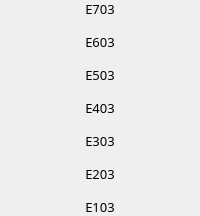
                            <widget class="QFrame" name="frame_76">
                             <property name="frameShape">
                              <enum>QFrame::NoFrame</enum>
                             </property>
                             <property name="frameShadow">
                              <enum>QFrame::Raised</enum>
                             </property>
                             <layout class="QVBoxLayout" name="verticalLayout_82">
                              <property name="spacing">
                               <number>15</number>
                              </property>
                              <property name="leftMargin">
                               <number>0</number>
                              </property>
                              <property name="topMargin">
                               <number>0</number>
                              </property>
                              <property name="rightMargin">
                               <number>0</number>
                              </property>
                              <property name="bottomMargin">
                               <number>0</number>
                              </property>
                              <item>
                               <widget class="QLabel" name="label_e703">
                                <property name="font">
                                 <font>
                                  <family>Mitr SemiBold</family>
                                  <pointsize>10</pointsize>
                                 </font>
                                </property>
                                <property name="text">
                                 <string>E703</string>
                                </property>
                                <property name="alignment">
                                 <set>Qt::AlignCenter</set>
                                </property>
                               </widget>
                              </item>
                              <item>
                               <widget class="QLabel" name="label_e603">
                                <property name="font">
                                 <font>
                                  <family>Mitr SemiBold</family>
                                  <pointsize>10</pointsize>
                                 </font>
                                </property>
                                <property name="text">
                                 <string>E603</string>
                                </property>
                                <property name="alignment">
                                 <set>Qt::AlignCenter</set>
                                </property>
                               </widget>
                              </item>
                              <item>
                               <widget class="QLabel" name="label_e503">
                                <property name="font">
                                 <font>
                                  <family>Mitr SemiBold</family>
                                  <pointsize>10</pointsize>
                                 </font>
                                </property>
                                <property name="text">
                                 <string>E503</string>
                                </property>
                                <property name="alignment">
                                 <set>Qt::AlignCenter</set>
                                </property>
                               </widget>
                              </item>
                              <item>
                               <widget class="QLabel" name="label_e403">
                                <property name="font">
                                 <font>
                                  <family>Mitr SemiBold</family>
                                  <pointsize>10</pointsize>
                                 </font>
                                </property>
                                <property name="text">
                                 <string>E403</string>
                                </property>
                                <property name="alignment">
                                 <set>Qt::AlignCenter</set>
                                </property>
                               </widget>
                              </item>
                              <item>
                               <widget class="QLabel" name="label_e303">
                                <property name="font">
                                 <font>
                                  <family>Mitr SemiBold</family>
                                  <pointsize>10</pointsize>
                                 </font>
                                </property>
                                <property name="text">
                                 <string>E303</string>
                                </property>
                                <property name="alignment">
                                 <set>Qt::AlignCenter</set>
                                </property>
                               </widget>
                              </item>
                              <item>
                               <widget class="QLabel" name="label_e203">
                                <property name="font">
                                 <font>
                                  <family>Mitr SemiBold</family>
                                  <pointsize>10</pointsize>
                                 </font>
                                </property>
                                <property name="text">
                                 <string>E203</string>
                                </property>
                                <property name="alignment">
                                 <set>Qt::AlignCenter</set>
                                </property>
                               </widget>
                              </item>
                              <item>
                               <widget class="QLabel" name="label_e103">
                                <property name="font">
                                 <font>
                                  <family>Mitr SemiBold</family>
                                  <pointsize>10</pointsize>
                                 </font>
                                </property>
                                <property name="text">
                                 <string>E103</string>
                                </property>
                                <property name="alignment">
                                 <set>Qt::AlignCenter</set>
                                </property>
                               </widget>
                              </item>
                             </layout>
                            </widget>
